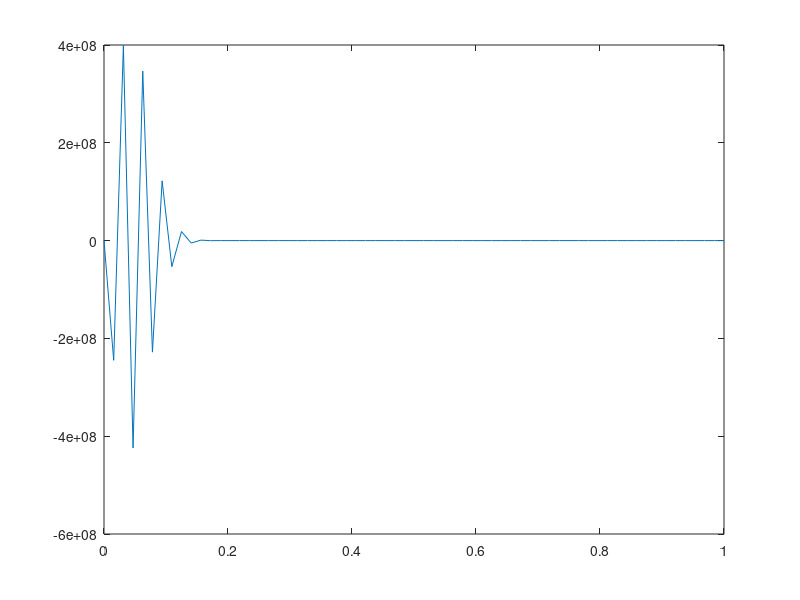
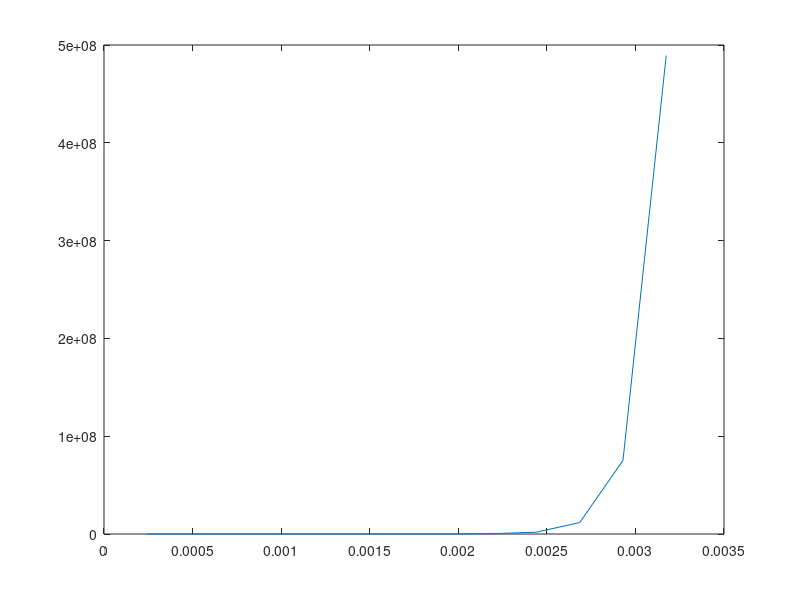

The MATLAB script that drew these images, in order:
clc;
clear;
close all;

h=0.015625;
N=(1/h)+1;
alpha=1;
v=1;
t=v*h^2/alpha;
tol=1e-9;
maxit=N;

B=zeros(N,N);
phi_pp=zeros(N,1);
phi_pp(1)=1;
phi_pp(N)=0;
for j=1:N
   x(j)=(j-1)*h;
end
B(1,1)=1; B(N,N)=1;
k=2;
for j=2:N-1
   B(k,j-1)=-2*v;
   B(k,j)=4*v;
   B(k,j+1)=-2*v;
   k=k+1;
end
B=sparse(B);
phi_p=gmres(B,phi_pp,[],tol,maxit);
k=2;
for j=2:N-1
   B(k,j-1)=2*v;
   B(k,j)=-4*v;
   B(k,j+1)=2*v;
   k=k+1;
end
for i=1:10000000
    phi=B*phi_p+phi_pp;
    error(i)=max(abs(phi-phi_p));
    if error(i)<2e-09
        break;
    elseif error(i)>1e+08
        disp('Not Converged!');
        break;
    end
    phi_p=phi;
    phi_pp=phi_p;
end
figure();
plot(x',phi);
for i=1:length(error)
    T(i)=i*t;
end
figure();
plot(T,error);